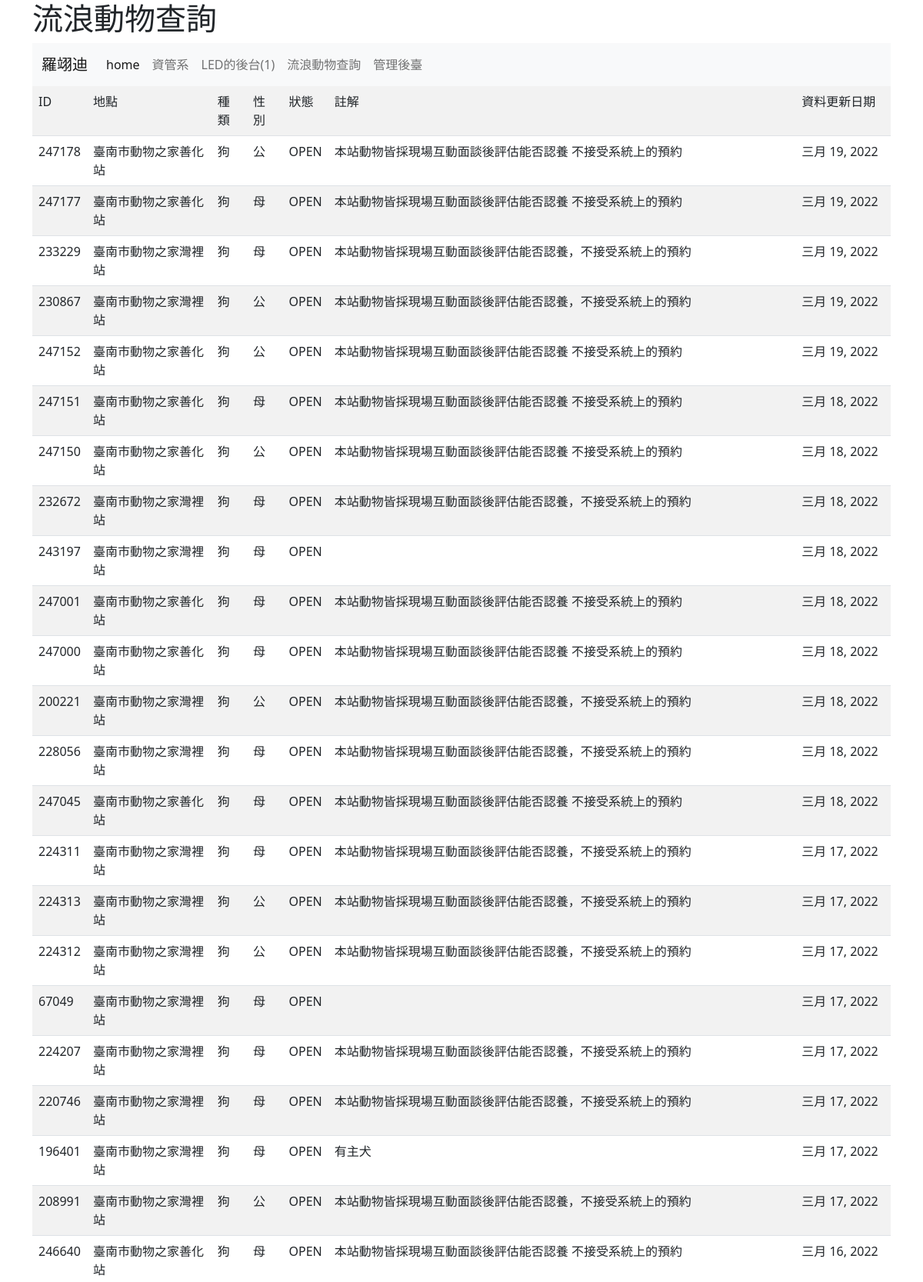
/animal/ (upper part), run on the app's committed database.
### mysite/models.py (models this page shows, shortened)
class Animal(models.Model):
    aid = models.PositiveIntegerField()
    place = models.CharField(max_length=100)
    kind = models.CharField(max_length=20)
    sex = models.BooleanField(default=False)
    status = models.CharField(max_length=20, default="N/A")
    remark = models.CharField(max_length=200)
    update = models.DateField()
    album = models.CharField(max_length=400)

### mysite/views.py (the view)
# urls.py: path('animal/', views.animal),
def animal(request):
    animals = Animal.objects.all().order_by('-update')
    return render(request,"animal.html",locals())

### templates/animal.html (shortened to what this page needs)
{%extends "base.html" %}
{% block headmessage %}<h1>流浪動物查詢</h1>{% endblock %}
{% block content %}
<table class="table table-striped table-hover">
    <tr>
        <td>ID</td><td>地點</td><td>種類</td><td>性別</td><td>狀態</td><td>註解</td><td>資料更新日期</td>
    </tr>
    {% for animal in animals %}
    <tr>
        <td>{{ animal.aid}}</td>
        <td>{{ animal.place}}</td>
        <td>{{ animal.kind}}</td>
        <td>{{ animal.sex | yesno:"母,公"}}</td>
        <td>{{ animal.status}}</td>
        <td>{{ animal.remark}}</td>
        <td>{{ animal.update}}</td>
    </tr>
    {% endfor %}
</table>
{% endblock %}

### templates/base.html (shortened to what this page needs)
<!doctype html>
<head>
    <link href="https://cdn.jsdelivr.net/npm/bootstrap@5.1.3/dist/css/bootstrap.min.css" rel="stylesheet"
>
</head>
<body>
    <div class="container">
        {% block headmessage %}{% endblock %}
        {% include "header.html" %}
        {% block content %}{% endblock %}
    </div>
</body>
</html>

### templates/header.html (shortened to what this page needs)
<nav class="navbar navbar-expand-lg navbar-light bg-light">
    <div class="container-fluid">
      <a class="navbar-brand" href="#">羅翊迪</a>
      <div class="collapse navbar-collapse" id="navbarNav">
        <ul class="navbar-nav">
          <li class="nav-item">
            <a class="nav-link active" aria-current="page" href="/">home</a>
          </li>
          <li class="nav-item">
            <a class="nav-link" href="https://mis.nkust.edu.tw/">資管系</a>
          </li>
          <li class="nav-item">
            <a class="nav-link" href="https://led.c110118136.repl.co/">LED的後台(1)</a>
          </li>
          <li class="nav-item">
            <a class="nav-link" href="/animal/">流浪動物查詢</a>
          </li>
          <li class="nav-item">
            <a class="nav-link" href="/admin/">管理後臺</a>
          </li>
        </ul>
      </div>
    </div>
  </nav>

### data on the page
Animal: aid "247178", place "臺南市動物之家善化站", kind "狗", sex "公", status "OPEN", remark "本站動物皆採現場互動面談後評估能否認養 不接受系統上的預約", update "三月 19, 2022"
Animal: aid "247177", place "臺南市動物之家善化站", kind "狗", sex "母", status "OPEN", remark "本站動物皆採現場互動面談後評估能否認養 不接受系統上的預約", update "三月 19, 2022"
Animal: aid "233229", place "臺南市動物之家灣裡站", kind "狗", sex "母", status "OPEN", remark "本站動物皆採現場互動面談後評估能否認養，不接受系統上的預約", update "三月 19, 2022"
Animal: aid "230867", place "臺南市動物之家灣裡站", kind "狗", sex "公", status "OPEN", remark "本站動物皆採現場互動面談後評估能否認養，不接受系統上的預約", update "三月 19, 2022"
Animal: aid "247152", place "臺南市動物之家善化站", kind "狗", sex "公", status "OPEN", remark "本站動物皆採現場互動面談後評估能否認養 不接受系統上的預約", update "三月 19, 2022"
Animal: aid "247151", place "臺南市動物之家善化站", kind "狗", sex "母", status "OPEN", remark "本站動物皆採現場互動面談後評估能否認養 不接受系統上的預約", update "三月 18, 2022"
Animal: aid "247150", place "臺南市動物之家善化站", kind "狗", sex "公", status "OPEN", remark "本站動物皆採現場互動面談後評估能否認養 不接受系統上的預約", update "三月 18, 2022"
Animal: aid "232672", place "臺南市動物之家灣裡站", kind "狗", sex "母", status "OPEN", remark "本站動物皆採現場互動面談後評估能否認養，不接受系統上的預約", update "三月 18, 2022"
Animal: aid "243197", place "臺南市動物之家灣裡站", kind "狗", sex "母", status "OPEN", update "三月 18, 2022"
Animal: aid "247001", place "臺南市動物之家善化站", kind "狗", sex "母", status "OPEN", remark "本站動物皆採現場互動面談後評估能否認養 不接受系統上的預約", update "三月 18, 2022"
Animal: aid "247000", place "臺南市動物之家善化站", kind "狗", sex "母", status "OPEN", remark "本站動物皆採現場互動面談後評估能否認養 不接受系統上的預約", update "三月 18, 2022"
Animal: aid "200221", place "臺南市動物之家灣裡站", kind "狗", sex "公", status "OPEN", remark "本站動物皆採現場互動面談後評估能否認養，不接受系統上的預約", update "三月 18, 2022"
Animal: aid "228056", place "臺南市動物之家灣裡站", kind "狗", sex "母", status "OPEN", remark "本站動物皆採現場互動面談後評估能否認養，不接受系統上的預約", update "三月 18, 2022"
Animal: aid "247045", place "臺南市動物之家善化站", kind "狗", sex "母", status "OPEN", remark "本站動物皆採現場互動面談後評估能否認養 不接受系統上的預約", update "三月 18, 2022"
Animal: aid "224311", place "臺南市動物之家灣裡站", kind "狗", sex "母", status "OPEN", remark "本站動物皆採現場互動面談後評估能否認養，不接受系統上的預約", update "三月 17, 2022"
Animal: aid "224313", place "臺南市動物之家灣裡站", kind "狗", sex "公", status "OPEN", remark "本站動物皆採現場互動面談後評估能否認養，不接受系統上的預約", update "三月 17, 2022"
Animal: aid "224312", place "臺南市動物之家灣裡站", kind "狗", sex "公", status "OPEN", remark "本站動物皆採現場互動面談後評估能否認養，不接受系統上的預約", update "三月 17, 2022"
Animal: aid "67049", place "臺南市動物之家灣裡站", kind "狗", sex "母", status "OPEN", update "三月 17, 2022"
Animal: aid "224207", place "臺南市動物之家灣裡站", kind "狗", sex "母", status "OPEN", remark "本站動物皆採現場互動面談後評估能否認養，不接受系統上的預約", update "三月 17, 2022"
Animal: aid "220746", place "臺南市動物之家灣裡站", kind "狗", sex "母", status "OPEN", remark "本站動物皆採現場互動面談後評估能否認養，不接受系統上的預約", update "三月 17, 2022"
Animal: aid "196401", place "臺南市動物之家灣裡站", kind "狗", sex "母", status "OPEN", remark "有主犬", update "三月 17, 2022"
Animal: aid "208991", place "臺南市動物之家灣裡站", kind "狗", sex "公", status "OPEN", remark "本站動物皆採現場互動面談後評估能否認養，不接受系統上的預約", update "三月 17, 2022"
Animal: aid "246640", place "臺南市動物之家善化站", kind "狗", sex "母", status "OPEN", remark "本站動物皆採現場互動面談後評估能否認養 不接受系統上的預約", update "三月 16, 2022"
